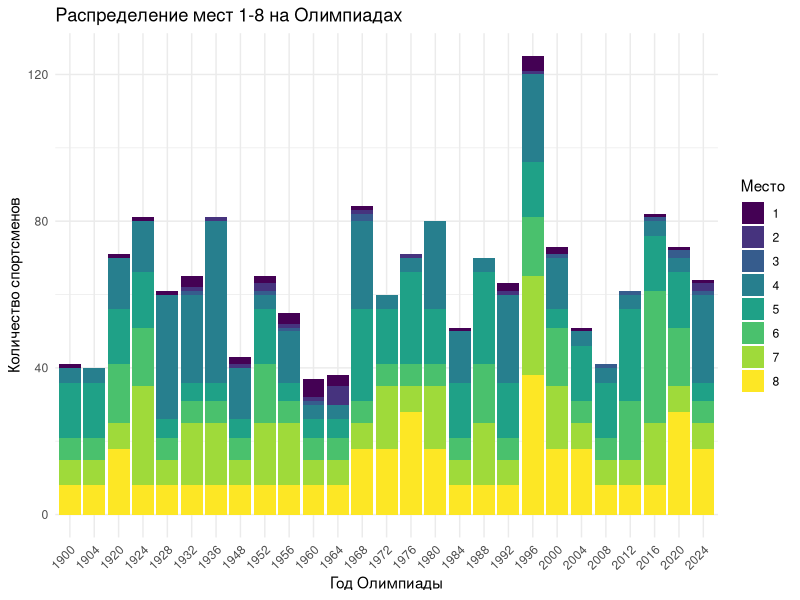
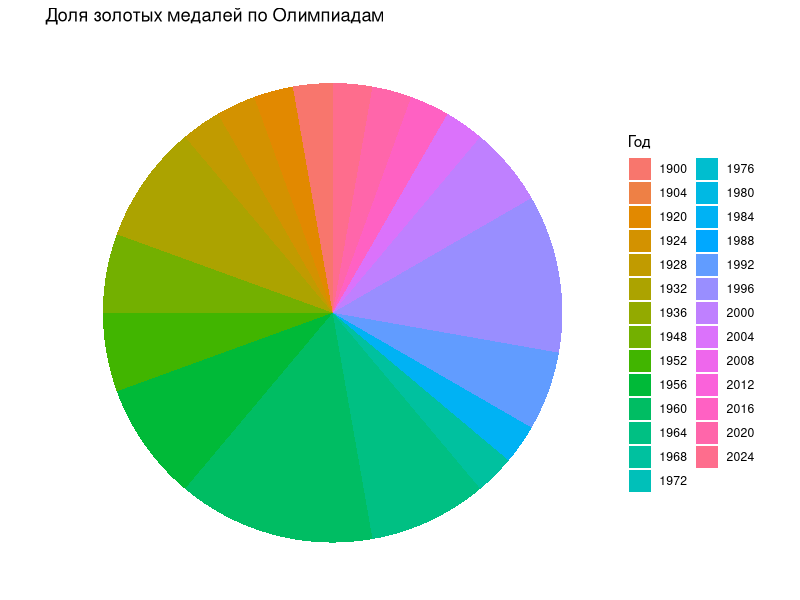
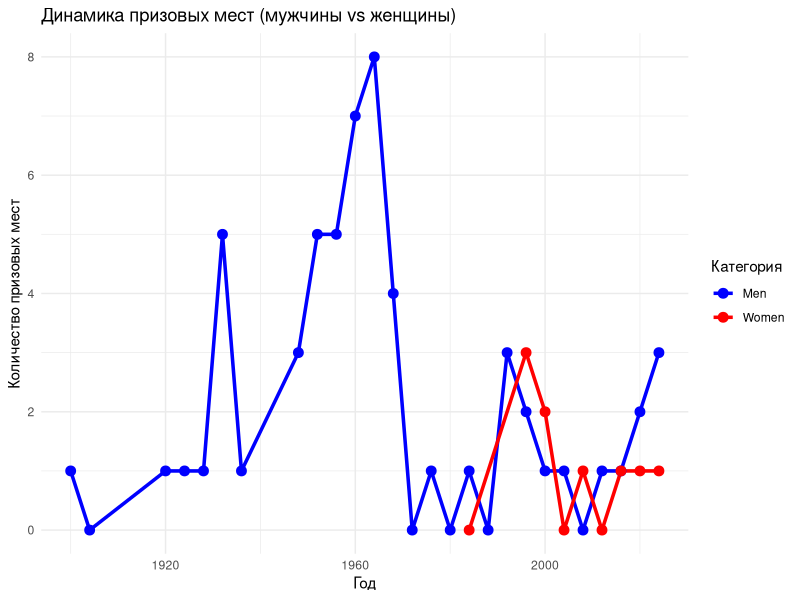
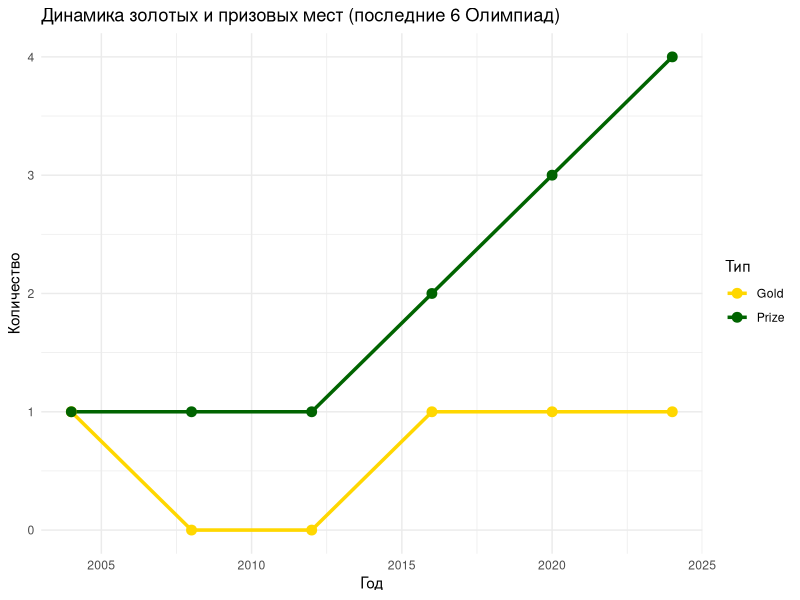
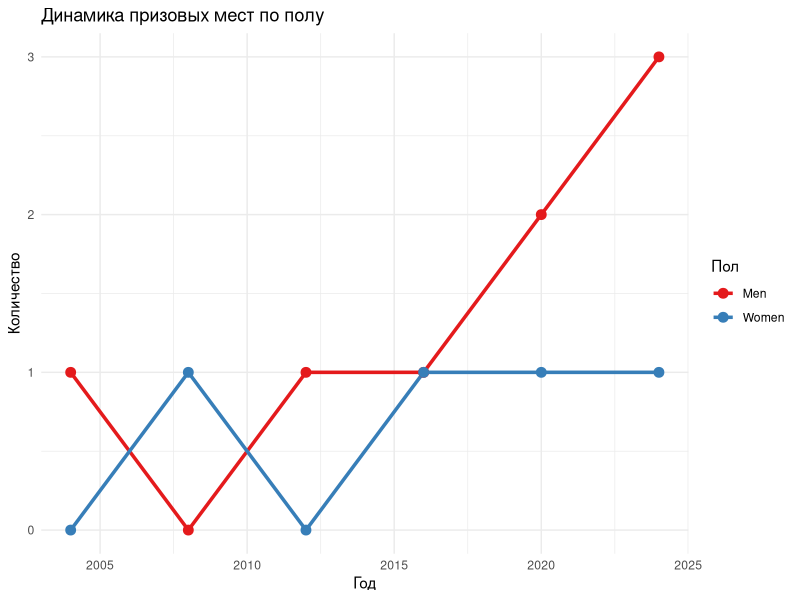

Reproduce these figures in R, in order.
library(tidyverse)

data <- read.csv("italy.csv", header = TRUE)

colnames(data) <- c("Year", "City", "Category", "Gold", "Silver", "Bronze", "Total", 
                    "Place4", "Place5", "Place6", "Place7", "Place8")

# Фильтрация данных (категория 'All') - График 1
all_data <- filter(data, Category == "All")

# Преобразование в длинный формат
selected_columns <- select(all_data, Year, Gold, Silver, Bronze, Place4:Place8)
places_long <- pivot_longer(selected_columns, cols = -Year, names_to = "Place", values_to = "Count")
places_long <- mutate(
  places_long,
  Place = factor(
    Place,
    levels = c("Gold", "Silver", "Bronze", "Place4", "Place5", "Place6", "Place7", "Place8"),
    labels = 1:8
  )
)

# График распределения мест
ggplot(places_long, aes(x = factor(Year), y = Count, fill = Place)) +
  geom_col(position = "stack") +
  scale_fill_viridis_d() +
  labs(
    title = "Распределение мест 1-8 на Олимпиадах",
    x = "Год Олимпиады",
    y = "Количество спортсменов",
    fill = "Место"
  ) +
  theme_minimal() +
  theme(axis.text.x = element_text(angle = 45, hjust = 1))

# Круговая диаграмма золотых медалей - График 2
grouped_gold <- group_by(all_data, Year)
gold_sum <- summarise(grouped_gold, Gold = sum(Gold))

ggplot(gold_sum, aes(x = "", y = Gold, fill = factor(Year))) +
  geom_bar(stat = "identity", width = 1) +
  coord_polar("y") +
  labs(title = "Доля золотых медалей по Олимпиадам", fill = "Год") +
  theme_void()

# Фильтрация по полу - График 3
gender_data <- filter(data, Category == "Men" | Category == "Women")
grouped_gender <- group_by(gender_data, Year, Category)
prize_trend <- summarise(grouped_gender, Prize = sum(Gold + Silver + Bronze), .groups = "drop")

ggplot(prize_trend, aes(x = Year, y = Prize, color = Category)) +
  geom_line(size = 1.2) +
  geom_point(size = 3) +
  labs(
    title = "Динамика призовых мест (мужчины vs женщины)",
    x = "Год",
    y = "Количество призовых мест",
    color = "Категория"
  ) +
  scale_color_manual(values = c("Men" = "blue", "Women" = "red")) +
  theme_minimal()

# Фильтрация последних 6 Олимпиад - График 4
last_6_olympics <- filter(all_data, Year >= 2004)
selected_medals <- select(last_6_olympics, Year, Gold, Silver, Bronze)
mutated_medals <- mutate(selected_medals, Prize = Gold + Silver + Bronze)
medals_data <- pivot_longer(mutated_medals, cols = c(Gold, Prize), names_to = "Type", values_to = "Count")

ggplot(medals_data, aes(x = Year, y = Count, color = Type)) +
  geom_line(size = 1.2) +
  geom_point(size = 3) +
  labs(
    title = "Динамика золотых и призовых мест (последние 6 Олимпиад)",
    x = "Год",
    y = "Количество",
    color = "Тип"
  ) +
  scale_color_manual(values = c("Gold" = "gold", "Prize" = "darkgreen")) +
  theme_minimal()

# Анализ по полу - График 5
gender_medals <- filter(data, (Category == "Men" | Category == "Women") & Year >= 2004)
grouped_gender2 <- group_by(gender_medals, Year, Category)
gender_summary <- summarise(
  grouped_gender2,
  Gold = sum(Gold),
  Prize = sum(Gold + Silver + Bronze),
  .groups = "drop"
)

ggplot(gender_summary, aes(x = Year, y = Prize, color = Category)) +
  geom_line(size = 1.2) +
  geom_point(size = 3) +
  labs(
    title = "Динамика призовых мест по полу",
    x = "Год",
    y = "Количество",
    color = "Пол"
  ) +
  scale_color_brewer(palette = "Set1") +
  theme_minimal()



install.packages("tidyverse")

install.packages(c("dplyr", "ggplot2", "tidyr"))
